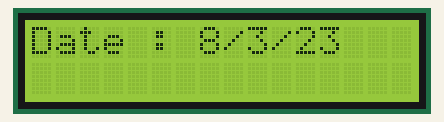
A sketch run on a simulated Arduino Uno, built with avr-gcc and run on an emulated ATmega328P. On the bench: 16×2 character LCD. The local clock reads 2024-03-15 10:24:30 at power-on unless the sketch sets it.

Above: at 0.1 s.
At 4.6 s:
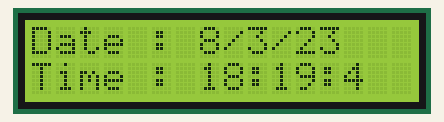
At 9.7 s:
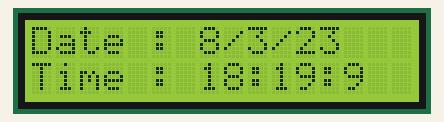
At 19.7 s:
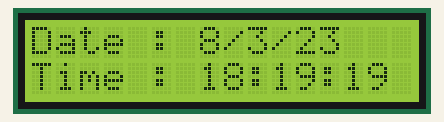
At 28.8 s:
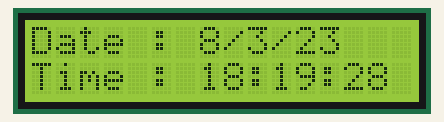
At 38.8 s:
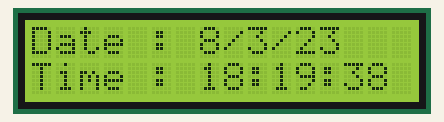

The sketch:

RTC_with_LIGHT_SENSOR.ino
```cpp
#include "Arduino.h"
#include "uRTCLib.h"
#include<Wire.h>
//#include<BH1750.h>
#include <LiquidCrystal.h>

const int rs = 2, en = 3, d4 = 4, d5 = 5, d6 = 6, d7 = 7;
LiquidCrystal lcd (rs, en, d4, d5, d6, d7);
#define LCD_CONTRAST_PIN 8

//BH1750 lightMeter;
int Relay = 9;
const int OFF_hour = 19;
const int OFF_min = 01;
int secondss = 0;
int flag = 0;
// uRTCLib rtc;
uRTCLib rtc(0x68);

char daysOfTheWeek[7][12] = {"Sunday", "Monday", "Tuesday", "Wednesday", "Thursday", "Friday", "Saturday"};

void setup() {
  Serial.begin(9600);
  URTCLIB_WIRE.begin();

  Wire.begin();
//  lightMeter.begin();

  lcd.begin(16, 2);
  analogWrite(LCD_CONTRAST_PIN, 40);

  // Comment out below line once you set the date & time.
  // Following line sets the RTC with an explicit date & time
  // for example to set January 13 2022 at 12:56 you would call:
   rtc.set(0, 19, 18, 5, 8, 3, 23);
  // rtc.set(second, minute, hour, dayOfWeek, dayOfMonth, month, year)
  // set day of week (1=Sunday, 7=Saturday)
}

void display_Date_Time(){
  rtc.refresh();
  lcd.setCursor(0, 0);
  lcd.print("Date : ");
  lcd.print(rtc.day());
  lcd.print("/");
  lcd.print(rtc.month());
  lcd.print("/");
  lcd.print(rtc.year());
  delay(500);

  lcd.setCursor(0,1);
  lcd.print("Time : ");
  lcd.print(rtc.hour());
  lcd.print(":");
  lcd.print(rtc.minute());
  lcd.print(":");
  lcd.print(rtc.second());
  delay(500);
}

void loop() {

  display_Date_Time();

//  if((rtc.hour() == 18 && rtc.minute() == 58) && (rtc.hour()< 19)){
//        Serial.println("stopwatch on ");
//        stopwatch();
//     }
  if (rtc.minute()>= 20){
    for(int i=0; i<secondss; i++){
        Serial.println(rtc.minute());
        Serial.println(rtc.second());
      if(rtc.minute()<= 25 && flag == 0){
              digitalWrite(Relay, HIGH);
              Serial.println("Light ON");
              delay(1000);
      }else{
        flag = 1;
        Serial.println(rtc.minute());
        digitalWrite(Relay, LOW);
        Serial.println("Light OFF");
        delay(1000);
        }
    }
  }
  return 0;

}

void setClock(){
  secondss++;
  delay(1000);
  Serial.println(secondss);
}

void stopwatch(){
 //float lux = lightMeter.readLightLevel();
//  lcd.clear();
//  lcd.setCursor(0, 0);
//  lcd.print("Light: ");
//  lcd.setCursor(0, 1);
//  lcd.print(lux);
//  Serial.println(lux);
//  lcd.print(" lx");
//  delay(1000);

// if(lux>10000)
//{
//  setClock();
//}

//void setClock(){
//
//  second++;
//  delay(1000);
//}
}
```

Measured:
- what the display in image 1 shows lasts 1.0 s, from 4.6 s to 5.6 s
